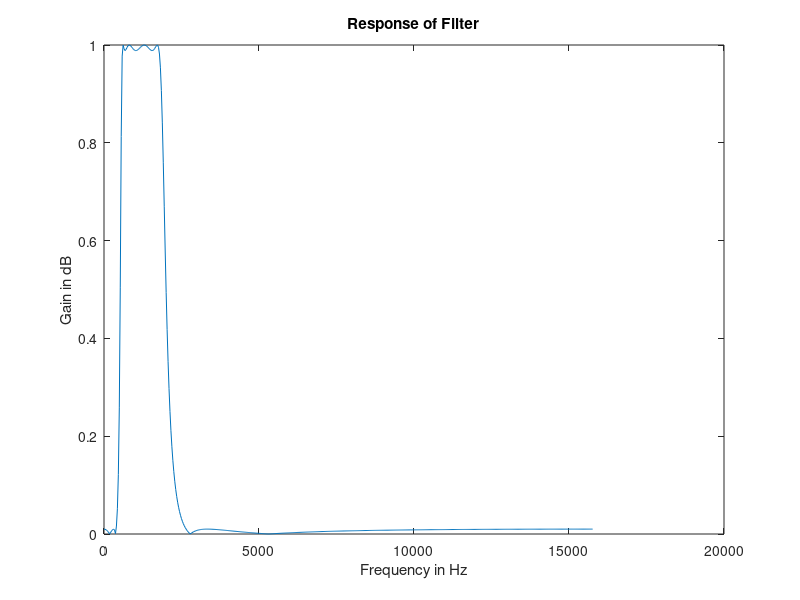

Source code (MATLAB): (Note: this script raises an error after producing the figure.)
%DSP LAB ASSESSMENT - 7
%Chirag Satapathy - 19BEI0107

%Date - 5th October, 2021

%To design an analog IIR butterworth high pass filter with parameters
%alphap=0.4, alphas=30, fp=40, fs=800 and f = 2000

clc
clear all
close all

alphap = 0.4;
alphas = 30;
fp = 400;
fs = 800;
f = 2000;
omegap = 2*fp/f;
omegas = 2*fs/f;

%Design Elliptic High pass
[b, a] = ellip(4, 0.1, 40, [15 45]*2/fs);
[h,w] = freqz(b,a,512);
figure(1)
plot(w*fs*(2*pi),abs(h));
title('Response of Filter');
xlabel('Frequency in Hz');
ylabel('Gain in dB');

%Computing order of filter
[z,p,k] = ellip(4,0.1,40,fp/500,'high');
sos = zp2sos(z,p,k);
fvtool(sos,'Analysis','freq')